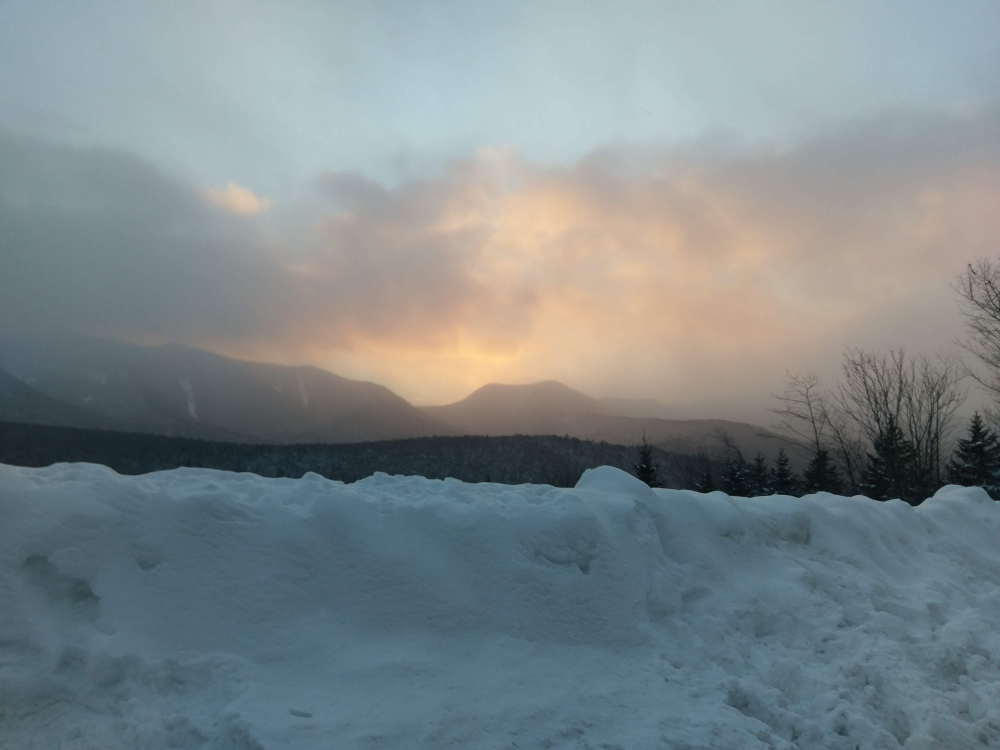
#> input picture clouds.jpg, 4000 x 3000 px (shown at 1/4 size)
$ python opencv.py
#> lines starting #> are read from the running program, lines starting #| are printed output that depends on the picture
import cv2

print (cv2.__version__)

image = cv2.imread("clouds.jpg")
#> image is the input picture: shape (3000, 4000, 3); mean B, G, R 138.4, 135.3, 125.2
smaller = cv2.resize(image, (400,300))
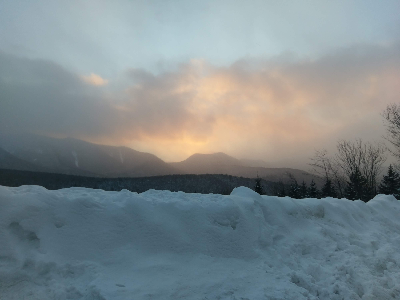
#> smaller: shape (300, 400, 3); mean B, G, R 138.4, 135.3, 125.2
gray_image = cv2.cvtColor(smaller, cv2.COLOR_BGR2GRAY)
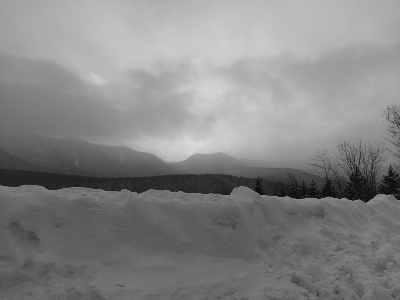
#> gray_image: shape (300, 400); min 10, max 219, mean 132.7
cv2.imshow("Over the clouds", smaller)
cv2.imshow("Over the clouds - gray", gray_image)
cv2.waitKey(0)
cv2.destroyAllWindows()

$ run again, with checkpoint1.png saved as clouds.jpg
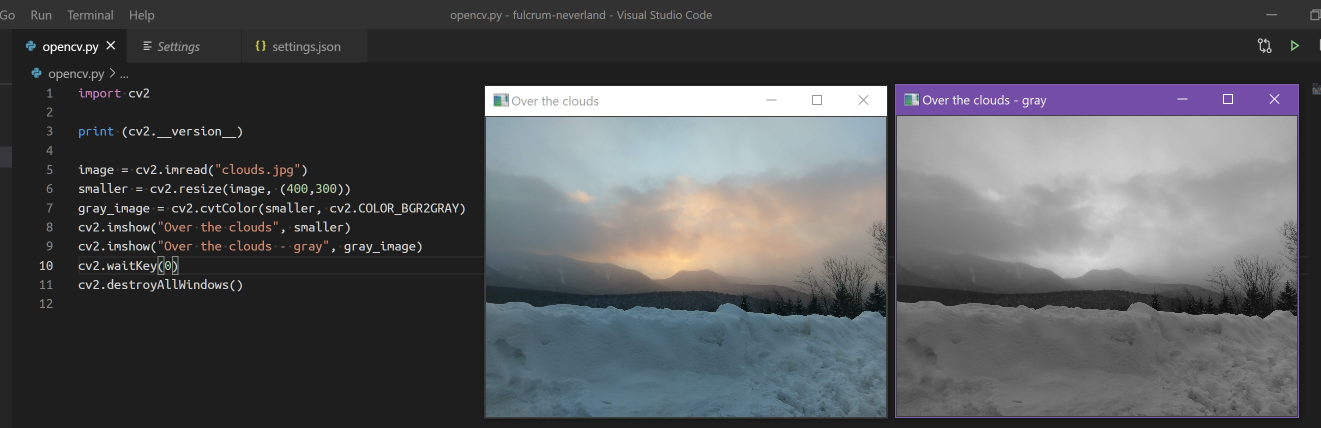
#> input picture checkpoint1.png, 2641 x 855 px (shown at 1/2 size)
#> image is the input picture: shape (855, 2641, 3); mean B, G, R 87.1, 84.4, 83.2
#> `smaller = cv2.resize(image, (400,300))`:
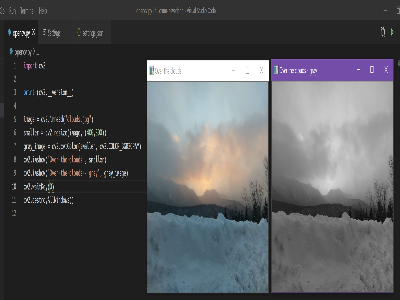
#> smaller: shape (300, 400, 3); mean B, G, R 87.1, 84.4, 83.2
#> `gray_image = cv2.cvtColor(smaller, cv2.COLOR_BGR2GRAY)`:
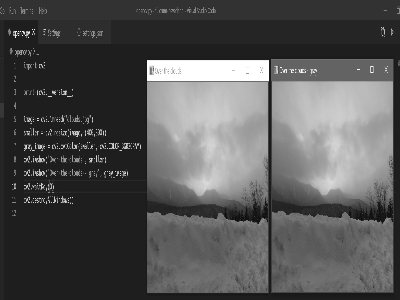
#> gray_image: shape (300, 400); min 12, max 255, mean 84.4
